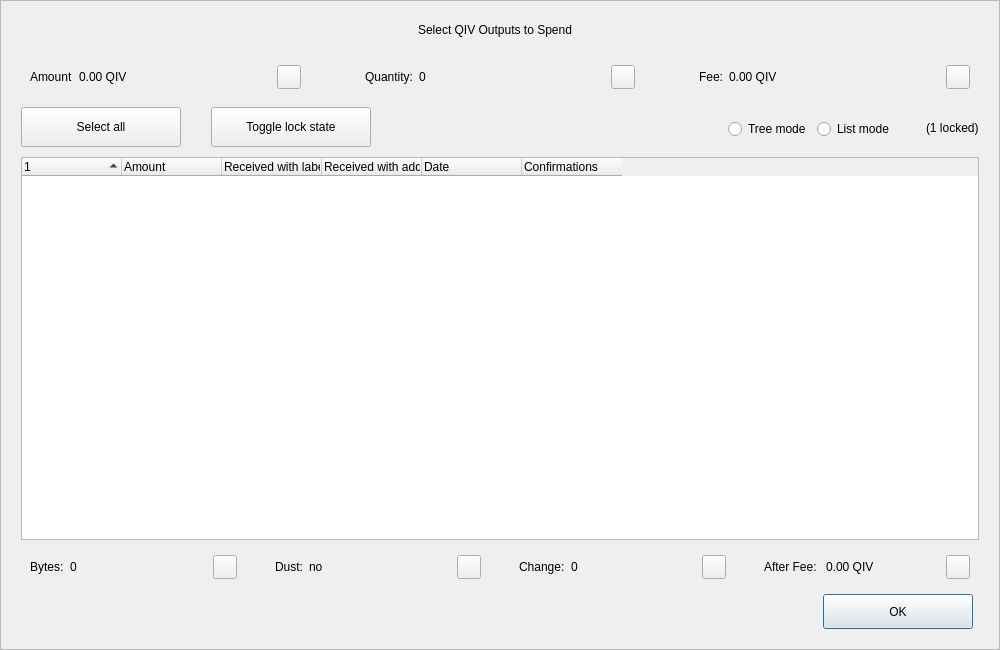
<?xml version="1.0" encoding="UTF-8"?>
<ui version="4.0">
 <class>CoinControlDialog</class>
 <widget class="QDialog" name="CoinControlDialog">
  <property name="geometry">
   <rect>
    <x>0</x>
    <y>0</y>
    <width>1000</width>
    <height>650</height>
   </rect>
  </property>
  <property name="minimumSize">
   <size>
    <width>950</width>
    <height>650</height>
   </size>
  </property>
  <property name="windowTitle">
   <string>Coin Selection</string>
  </property>
  <property name="styleSheet">
   <string notr="true"/>
  </property>
  <layout class="QVBoxLayout" name="verticalLayout">
   <property name="spacing">
    <number>0</number>
   </property>
   <property name="leftMargin">
    <number>0</number>
   </property>
   <property name="topMargin">
    <number>0</number>
   </property>
   <property name="rightMargin">
    <number>0</number>
   </property>
   <property name="bottomMargin">
    <number>0</number>
   </property>
   <item>
    <widget class="QFrame" name="frameContainer">
     <property name="toolTipDuration">
      <number>0</number>
     </property>
     <property name="frameShape">
      <enum>QFrame::StyledPanel</enum>
     </property>
     <property name="frameShadow">
      <enum>QFrame::Raised</enum>
     </property>
     <layout class="QVBoxLayout" name="verticalLayout_2">
      <property name="leftMargin">
       <number>0</number>
      </property>
      <property name="rightMargin">
       <number>0</number>
      </property>
      <property name="bottomMargin">
       <number>20</number>
      </property>
      <item>
       <layout class="QHBoxLayout" name="horizontalLayout_12">
        <property name="spacing">
         <number>0</number>
        </property>
        <property name="leftMargin">
         <number>20</number>
        </property>
        <property name="rightMargin">
         <number>30</number>
        </property>
        <item>
         <spacer name="horizontalSpacer_4">
          <property name="orientation">
           <enum>Qt::Horizontal</enum>
          </property>
          <property name="sizeHint" stdset="0">
           <size>
            <width>40</width>
            <height>20</height>
           </size>
          </property>
         </spacer>
        </item>
        <item>
         <widget class="QLabel" name="labelTitle">
          <property name="minimumSize">
           <size>
            <width>0</width>
            <height>40</height>
           </size>
          </property>
          <property name="maximumSize">
           <size>
            <width>16777215</width>
            <height>40</height>
           </size>
          </property>
          <property name="text">
           <string>Select QIV Outputs to Spend</string>
          </property>
          <property name="alignment">
           <set>Qt::AlignCenter</set>
          </property>
          <property name="margin">
           <number>7</number>
          </property>
         </widget>
        </item>
        <item>
         <spacer name="horizontalSpacer_5">
          <property name="orientation">
           <enum>Qt::Horizontal</enum>
          </property>
          <property name="sizeHint" stdset="0">
           <size>
            <width>40</width>
            <height>20</height>
           </size>
          </property>
         </spacer>
        </item>
       </layout>
      </item>
      <item>
       <layout class="QHBoxLayout" name="horizontalLayout_8">
        <property name="leftMargin">
         <number>20</number>
        </property>
        <property name="rightMargin">
         <number>20</number>
        </property>
        <item>
         <widget class="QWidget" name="layoutAmount" native="true">
          <layout class="QHBoxLayout" name="horizontalLayout_9" stretch="0,1,0">
           <item>
            <widget class="QLabel" name="labelCoinControlAmountText">
             <property name="text">
              <string>Amount</string>
             </property>
            </widget>
           </item>
           <item>
            <widget class="QLabel" name="labelCoinControlAmount">
             <property name="text">
              <string>0.00 QIV</string>
             </property>
            </widget>
           </item>
           <item alignment="Qt::AlignHCenter|Qt::AlignVCenter">
            <widget class="QPushButton" name="pushButtonAmount">
             <property name="minimumSize">
              <size>
               <width>0</width>
               <height>24</height>
              </size>
             </property>
             <property name="maximumSize">
              <size>
               <width>24</width>
               <height>26</height>
              </size>
             </property>
             <property name="focusPolicy">
              <enum>Qt::NoFocus</enum>
             </property>
             <property name="styleSheet">
              <string notr="true">padding-bottom:2px;
padding-right:4px;</string>
             </property>
             <property name="text">
              <string/>
             </property>
            </widget>
           </item>
          </layout>
         </widget>
        </item>
        <item>
         <spacer name="horizontalSpacer_2">
          <property name="orientation">
           <enum>Qt::Horizontal</enum>
          </property>
          <property name="sizeType">
           <enum>QSizePolicy::Fixed</enum>
          </property>
          <property name="sizeHint" stdset="0">
           <size>
            <width>40</width>
            <height>20</height>
           </size>
          </property>
         </spacer>
        </item>
        <item>
         <widget class="QWidget" name="layoutQuantity" native="true">
          <layout class="QHBoxLayout" name="horizontalLayout_10" stretch="0,1,0">
           <item>
            <widget class="QLabel" name="labelCoinControlQuantityText">
             <property name="text">
              <string>Quantity:</string>
             </property>
            </widget>
           </item>
           <item>
            <widget class="QLabel" name="labelCoinControlQuantity">
             <property name="text">
              <string>0</string>
             </property>
            </widget>
           </item>
           <item alignment="Qt::AlignHCenter|Qt::AlignVCenter">
            <widget class="QPushButton" name="pushButtonQuantity">
             <property name="minimumSize">
              <size>
               <width>0</width>
               <height>24</height>
              </size>
             </property>
             <property name="maximumSize">
              <size>
               <width>24</width>
               <height>26</height>
              </size>
             </property>
             <property name="focusPolicy">
              <enum>Qt::NoFocus</enum>
             </property>
             <property name="styleSheet">
              <string notr="true">padding-bottom:2px;
               padding-right:4px;</string>
             </property>
             <property name="text">
              <string/>
             </property>
            </widget>
           </item>
          </layout>
         </widget>
        </item>
        <item>
         <spacer name="horizontalSpacer_22">
          <property name="orientation">
           <enum>Qt::Horizontal</enum>
          </property>
          <property name="sizeType">
           <enum>QSizePolicy::Fixed</enum>
          </property>
          <property name="sizeHint" stdset="0">
           <size>
            <width>40</width>
            <height>20</height>
           </size>
          </property>
         </spacer>
        </item>
        <item>
         <widget class="QWidget" name="layoutFee" native="true">
          <layout class="QHBoxLayout" name="horizontalLayout_11" stretch="0,1,0">
           <item>
            <widget class="QLabel" name="labelCoinControlFeeText">
             <property name="text">
              <string>Fee:</string>
             </property>
            </widget>
           </item>
           <item>
            <widget class="QLabel" name="labelCoinControlFee">
             <property name="text">
              <string>0.00 QIV</string>
             </property>
            </widget>
           </item>
           <item alignment="Qt::AlignHCenter|Qt::AlignVCenter">
            <widget class="QPushButton" name="pushButtonFee">
             <property name="minimumSize">
              <size>
               <width>0</width>
               <height>24</height>
              </size>
             </property>
             <property name="maximumSize">
              <size>
               <width>24</width>
               <height>26</height>
              </size>
             </property>
             <property name="focusPolicy">
              <enum>Qt::NoFocus</enum>
             </property>
             <property name="styleSheet">
              <string notr="true">padding-bottom:2px;
               padding-right:4px;</string>
             </property>
             <property name="text">
              <string/>
             </property>
            </widget>
           </item>
          </layout>
         </widget>
        </item>
       </layout>
      </item>
      <item>
       <widget class="QFrame" name="frame">
        <property name="minimumSize">
         <size>
          <width>0</width>
          <height>40</height>
         </size>
        </property>
        <property name="styleSheet">
         <string notr="true">#frame {
	border:0;
}</string>
        </property>
        <property name="frameShape">
         <enum>QFrame::StyledPanel</enum>
        </property>
        <property name="frameShadow">
         <enum>QFrame::Sunken</enum>
        </property>
        <layout class="QHBoxLayout" name="horizontalLayout">
         <property name="spacing">
          <number>0</number>
         </property>
         <property name="leftMargin">
          <number>20</number>
         </property>
         <property name="topMargin">
          <number>0</number>
         </property>
         <property name="rightMargin">
          <number>20</number>
         </property>
         <property name="bottomMargin">
          <number>0</number>
         </property>
         <item>
          <layout class="QHBoxLayout" name="horizontalLayoutPanel" stretch="0,0,0,0,0,0">
           <property name="spacing">
            <number>20</number>
           </property>
           <item>
            <widget class="QPushButton" name="pushButtonSelectAll">
             <property name="sizePolicy">
              <sizepolicy hsizetype="Maximum" vsizetype="Fixed">
               <horstretch>0</horstretch>
               <verstretch>0</verstretch>
              </sizepolicy>
             </property>
             <property name="minimumSize">
              <size>
               <width>160</width>
               <height>40</height>
              </size>
             </property>
             <property name="maximumSize">
              <size>
               <width>16777215</width>
               <height>40</height>
              </size>
             </property>
             <property name="text">
              <string>Select all</string>
             </property>
             <property name="checkable">
              <bool>true</bool>
             </property>
             <property name="checked">
              <bool>false</bool>
             </property>
             <property name="autoExclusive">
              <bool>false</bool>
             </property>
             <property name="autoDefault">
              <bool>false</bool>
             </property>
            </widget>
           </item>
           <item>
            <spacer name="horizontalSpacer_6">
             <property name="orientation">
              <enum>Qt::Horizontal</enum>
             </property>
             <property name="sizeType">
              <enum>QSizePolicy::Fixed</enum>
             </property>
             <property name="sizeHint" stdset="0">
              <size>
               <width>10</width>
               <height>20</height>
              </size>
             </property>
            </spacer>
           </item>
           <item>
            <widget class="QPushButton" name="pushButtonToggleLock">
             <property name="sizePolicy">
              <sizepolicy hsizetype="Maximum" vsizetype="Fixed">
               <horstretch>0</horstretch>
               <verstretch>0</verstretch>
              </sizepolicy>
             </property>
             <property name="minimumSize">
              <size>
               <width>160</width>
               <height>40</height>
              </size>
             </property>
             <property name="maximumSize">
              <size>
               <width>16777215</width>
               <height>40</height>
              </size>
             </property>
             <property name="text">
              <string>Toggle lock state</string>
             </property>
             <property name="checkable">
              <bool>true</bool>
             </property>
             <property name="autoExclusive">
              <bool>false</bool>
             </property>
             <property name="autoDefault">
              <bool>false</bool>
             </property>
            </widget>
           </item>
           <item>
            <spacer name="horizontalSpacer_7">
             <property name="orientation">
              <enum>Qt::Horizontal</enum>
             </property>
             <property name="sizeType">
              <enum>QSizePolicy::Expanding</enum>
             </property>
             <property name="sizeHint" stdset="0">
              <size>
               <width>30</width>
               <height>20</height>
              </size>
             </property>
            </spacer>
           </item>
           <item alignment="Qt::AlignRight">
            <widget class="QGroupBox" name="groupBox_2">
             <property name="styleSheet">
              <string notr="true">#groupBox_2 {
    background-color:transparent;
    border-radius:0;
}</string>
             </property>
             <property name="title">
              <string/>
             </property>
             <layout class="QHBoxLayout" name="horizontalLayout_14">
              <item>
               <widget class="QRadioButton" name="radioTreeMode">
                <property name="sizePolicy">
                 <sizepolicy hsizetype="Maximum" vsizetype="Fixed">
                  <horstretch>0</horstretch>
                  <verstretch>0</verstretch>
                 </sizepolicy>
                </property>
                <property name="text">
                 <string>Tree mode</string>
                </property>
               </widget>
              </item>
              <item>
               <widget class="QRadioButton" name="radioListMode">
                <property name="sizePolicy">
                 <sizepolicy hsizetype="Maximum" vsizetype="Fixed">
                  <horstretch>0</horstretch>
                  <verstretch>0</verstretch>
                 </sizepolicy>
                </property>
                <property name="text">
                 <string>List mode</string>
                </property>
                <property name="checked">
                 <bool>false</bool>
                </property>
               </widget>
              </item>
             </layout>
            </widget>
           </item>
           <item>
            <widget class="QLabel" name="labelLocked">
             <property name="text">
              <string>(1 locked)</string>
             </property>
            </widget>
           </item>
          </layout>
         </item>
        </layout>
       </widget>
      </item>
      <item>
       <layout class="QHBoxLayout" name="horizontalLayout_13">
        <property name="leftMargin">
         <number>20</number>
        </property>
        <property name="rightMargin">
         <number>20</number>
        </property>
        <item>
         <widget class="CoinControlTreeWidget" name="treeWidget">
          <property name="contextMenuPolicy">
           <enum>Qt::CustomContextMenu</enum>
          </property>
          <property name="styleSheet">
           <string notr="true"/>
          </property>
          <property name="sortingEnabled">
           <bool>false</bool>
          </property>
          <property name="columnCount">
           <number>6</number>
          </property>
          <attribute name="headerShowSortIndicator" stdset="0">
           <bool>true</bool>
          </attribute>
          <attribute name="headerStretchLastSection">
           <bool>false</bool>
          </attribute>
          <column>
           <property name="text">
            <string/>
           </property>
          </column>
          <column>
           <property name="text">
            <string>Amount</string>
           </property>
          </column>
          <column>
           <property name="text">
            <string>Received with label</string>
           </property>
          </column>
          <column>
           <property name="text">
            <string>Received with address</string>
           </property>
          </column>
          <column>
           <property name="text">
            <string>Date</string>
           </property>
          </column>
          <column>
           <property name="text">
            <string>Confirmations</string>
           </property>
           <property name="toolTip">
            <string>Confirmed</string>
           </property>
          </column>
         </widget>
        </item>
       </layout>
      </item>
      <item>
       <layout class="QHBoxLayout" name="horizontalLayout_3">
        <property name="spacing">
         <number>20</number>
        </property>
        <property name="leftMargin">
         <number>20</number>
        </property>
        <property name="rightMargin">
         <number>20</number>
        </property>
        <item>
         <widget class="QWidget" name="layoutBytes" native="true">
          <layout class="QHBoxLayout" name="horizontalLayout_4" stretch="0,1,0">
           <item>
            <widget class="QLabel" name="labelCoinControlBytesText">
             <property name="text">
              <string>Bytes:</string>
             </property>
            </widget>
           </item>
           <item>
            <widget class="QLabel" name="labelCoinControlBytes">
             <property name="text">
              <string>0</string>
             </property>
            </widget>
           </item>
           <item alignment="Qt::AlignHCenter|Qt::AlignVCenter">
            <widget class="QPushButton" name="pushButtonBytes">
             <property name="minimumSize">
              <size>
               <width>0</width>
               <height>24</height>
              </size>
             </property>
             <property name="maximumSize">
              <size>
               <width>24</width>
               <height>26</height>
              </size>
             </property>
             <property name="focusPolicy">
              <enum>Qt::NoFocus</enum>
             </property>
             <property name="styleSheet">
              <string notr="true">padding-bottom:2px;
               padding-right:4px;</string>
             </property>
             <property name="text">
              <string/>
             </property>
            </widget>
           </item>
          </layout>
         </widget>
        </item>
        <item>
         <widget class="QWidget" name="layoutDust" native="true">
          <layout class="QHBoxLayout" name="horizontalLayout_5" stretch="0,1,0">
           <item>
            <widget class="QLabel" name="labelCoinControlLowOutputText">
             <property name="text">
              <string>Dust:</string>
             </property>
            </widget>
           </item>
           <item>
            <widget class="QLabel" name="labelCoinControlLowOutput">
             <property name="text">
              <string>no</string>
             </property>
            </widget>
           </item>
           <item alignment="Qt::AlignHCenter|Qt::AlignVCenter">
            <widget class="QPushButton" name="pushButtonDust">
             <property name="minimumSize">
              <size>
               <width>0</width>
               <height>24</height>
              </size>
             </property>
             <property name="maximumSize">
              <size>
               <width>24</width>
               <height>26</height>
              </size>
             </property>
             <property name="focusPolicy">
              <enum>Qt::NoFocus</enum>
             </property>
             <property name="styleSheet">
              <string notr="true">padding-bottom:2px;
               padding-right:4px;</string>
             </property>
             <property name="text">
              <string/>
             </property>
            </widget>
           </item>
          </layout>
         </widget>
        </item>
        <item>
         <widget class="QWidget" name="layoutChange" native="true">
          <layout class="QHBoxLayout" name="horizontalLayout_6" stretch="0,1,0">
           <item>
            <widget class="QLabel" name="labelCoinControlChangeText">
             <property name="text">
              <string>Change:</string>
             </property>
            </widget>
           </item>
           <item>
            <widget class="QLabel" name="labelCoinControlChange">
             <property name="text">
              <string>0</string>
             </property>
            </widget>
           </item>
           <item alignment="Qt::AlignHCenter|Qt::AlignVCenter">
            <widget class="QPushButton" name="pushButtonChange">
             <property name="minimumSize">
              <size>
               <width>0</width>
               <height>24</height>
              </size>
             </property>
             <property name="maximumSize">
              <size>
               <width>24</width>
               <height>26</height>
              </size>
             </property>
             <property name="focusPolicy">
              <enum>Qt::NoFocus</enum>
             </property>
             <property name="styleSheet">
              <string notr="true">padding-bottom:2px;
               padding-right:4px;</string>
             </property>
             <property name="text">
              <string/>
             </property>
            </widget>
           </item>
          </layout>
         </widget>
        </item>
        <item>
         <widget class="QWidget" name="layoutAfter" native="true">
          <layout class="QHBoxLayout" name="horizontalLayout_7" stretch="0,1,0">
           <item>
            <widget class="QLabel" name="labelCoinControlAfterFeeText">
             <property name="text">
              <string>After Fee: </string>
             </property>
            </widget>
           </item>
           <item>
            <widget class="QLabel" name="labelCoinControlAfterFee">
             <property name="text">
              <string>0.00 QIV</string>
             </property>
            </widget>
           </item>
           <item alignment="Qt::AlignHCenter|Qt::AlignVCenter">
            <widget class="QPushButton" name="pushButtonAlterFee">
             <property name="minimumSize">
              <size>
               <width>0</width>
               <height>24</height>
              </size>
             </property>
             <property name="maximumSize">
              <size>
               <width>24</width>
               <height>26</height>
              </size>
             </property>
             <property name="focusPolicy">
              <enum>Qt::NoFocus</enum>
             </property>
             <property name="styleSheet">
              <string notr="true">padding-bottom:2px;
               padding-right:4px;</string>
             </property>
             <property name="text">
              <string/>
             </property>
            </widget>
           </item>
          </layout>
         </widget>
        </item>
       </layout>
      </item>
      <item>
       <layout class="QHBoxLayout" name="horizontalLayout_2">
        <property name="spacing">
         <number>0</number>
        </property>
        <property name="leftMargin">
         <number>20</number>
        </property>
        <property name="rightMargin">
         <number>26</number>
        </property>
        <item>
         <spacer name="horizontalSpacer_3">
          <property name="orientation">
           <enum>Qt::Horizontal</enum>
          </property>
          <property name="sizeHint" stdset="0">
           <size>
            <width>558</width>
            <height>20</height>
           </size>
          </property>
         </spacer>
        </item>
        <item>
         <widget class="QPushButton" name="pushButtonOk">
          <property name="minimumSize">
           <size>
            <width>150</width>
            <height>35</height>
           </size>
          </property>
          <property name="text">
           <string>OK</string>
          </property>
         </widget>
        </item>
       </layout>
      </item>
     </layout>
    </widget>
   </item>
  </layout>
 </widget>
 <customwidgets>
  <customwidget>
   <class>CoinControlTreeWidget</class>
   <extends>QTreeWidget</extends>
   <header>coincontroltreewidget.h</header>
  </customwidget>
 </customwidgets>
 <resources/>
 <connections/>
</ui>
